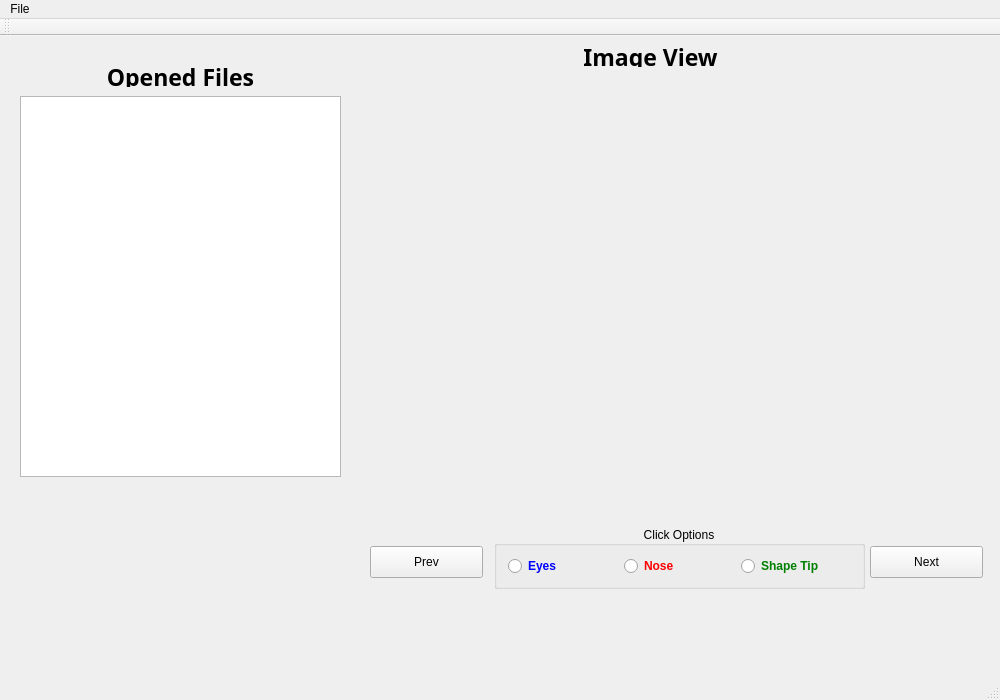
<?xml version="1.0" encoding="UTF-8"?>
<ui version="4.0">
 <class>ImageLabeler</class>
 <widget class="QMainWindow" name="ImageLabeler">
  <property name="geometry">
   <rect>
    <x>0</x>
    <y>0</y>
    <width>1000</width>
    <height>700</height>
   </rect>
  </property>
  <property name="windowTitle">
   <string>Image Labeler</string>
  </property>
  <widget class="QWidget" name="centralWidget">
   <widget class="QPushButton" name="nextImageButton">
    <property name="geometry">
     <rect>
      <x>870</x>
      <y>510</y>
      <width>113</width>
      <height>32</height>
     </rect>
    </property>
    <property name="text">
     <string>Next</string>
    </property>
   </widget>
   <widget class="QPushButton" name="prevImageButton">
    <property name="geometry">
     <rect>
      <x>370</x>
      <y>510</y>
      <width>113</width>
      <height>32</height>
     </rect>
    </property>
    <property name="text">
     <string>Prev</string>
    </property>
   </widget>
   <widget class="QListWidget" name="imageList">
    <property name="geometry">
     <rect>
      <x>20</x>
      <y>60</y>
      <width>321</width>
      <height>381</height>
     </rect>
    </property>
    <property name="dragEnabled">
     <bool>false</bool>
    </property>
    <property name="spacing">
     <number>5</number>
    </property>
    <property name="viewMode">
     <enum>QListView::IconMode</enum>
    </property>
   </widget>
   <widget class="QWidget" name="mplWidget" native="true">
    <property name="geometry">
     <rect>
      <x>380</x>
      <y>40</y>
      <width>581</width>
      <height>461</height>
     </rect>
    </property>
    <layout class="QVBoxLayout" name="mplvl"/>
   </widget>
   <widget class="QGroupBox" name="clickOptionsBox">
    <property name="geometry">
     <rect>
      <x>494</x>
      <y>490</y>
      <width>371</width>
      <height>63</height>
     </rect>
    </property>
    <property name="title">
     <string>Click Options</string>
    </property>
    <property name="alignment">
     <set>Qt::AlignCenter</set>
    </property>
    <property name="flat">
     <bool>false</bool>
    </property>
    <property name="checkable">
     <bool>false</bool>
    </property>
    <layout class="QHBoxLayout" name="horizontalLayout">
     <item>
      <widget class="QRadioButton" name="eyesRadioButton">
       <property name="font">
        <font>
         <weight>75</weight>
         <bold>true</bold>
        </font>
       </property>
       <property name="styleSheet">
        <string notr="true">color: blue;</string>
       </property>
       <property name="text">
        <string>Eyes</string>
       </property>
      </widget>
     </item>
     <item>
      <widget class="QRadioButton" name="noseRadioButton">
       <property name="font">
        <font>
         <weight>75</weight>
         <bold>true</bold>
        </font>
       </property>
       <property name="styleSheet">
        <string notr="true">color:red;</string>
       </property>
       <property name="text">
        <string>Nose</string>
       </property>
      </widget>
     </item>
     <item>
      <widget class="QRadioButton" name="shapeRadioButton">
       <property name="font">
        <font>
         <weight>75</weight>
         <bold>true</bold>
        </font>
       </property>
       <property name="styleSheet">
        <string notr="true">color:green;</string>
       </property>
       <property name="text">
        <string>Shape Tip</string>
       </property>
      </widget>
     </item>
    </layout>
    <zorder>eyesRadioButton</zorder>
    <zorder>noseRadioButton</zorder>
    <zorder>shapeRadioButton</zorder>
    <zorder>shapeRadioButton</zorder>
   </widget>
   <widget class="QLabel" name="label">
    <property name="geometry">
     <rect>
      <x>40</x>
      <y>30</y>
      <width>281</width>
      <height>21</height>
     </rect>
    </property>
    <property name="font">
     <font>
      <family>Diwan Kufi</family>
      <pointsize>17</pointsize>
      <weight>75</weight>
      <bold>true</bold>
      <underline>true</underline>
      <strikeout>false</strikeout>
     </font>
    </property>
    <property name="text">
     <string>Opened Files</string>
    </property>
    <property name="alignment">
     <set>Qt::AlignCenter</set>
    </property>
   </widget>
   <widget class="QLabel" name="label_2">
    <property name="geometry">
     <rect>
      <x>510</x>
      <y>10</y>
      <width>281</width>
      <height>21</height>
     </rect>
    </property>
    <property name="font">
     <font>
      <family>Diwan Kufi</family>
      <pointsize>17</pointsize>
      <weight>75</weight>
      <bold>true</bold>
      <underline>true</underline>
      <strikeout>false</strikeout>
     </font>
    </property>
    <property name="text">
     <string>Image View</string>
    </property>
    <property name="alignment">
     <set>Qt::AlignCenter</set>
    </property>
   </widget>
  </widget>
  <widget class="QMenuBar" name="menuBar">
   <property name="geometry">
    <rect>
     <x>0</x>
     <y>0</y>
     <width>1000</width>
     <height>22</height>
    </rect>
   </property>
   <widget class="QMenu" name="menuFile">
    <property name="title">
     <string>File</string>
    </property>
    <addaction name="actionOpen"/>
    <addaction name="actionOpenDirectory"/>
   </widget>
   <addaction name="menuFile"/>
  </widget>
  <widget class="QToolBar" name="mainToolBar">
   <attribute name="toolBarArea">
    <enum>TopToolBarArea</enum>
   </attribute>
   <attribute name="toolBarBreak">
    <bool>false</bool>
   </attribute>
  </widget>
  <widget class="QStatusBar" name="statusBar"/>
  <action name="actionOpen">
   <property name="text">
    <string>Open File</string>
   </property>
   <property name="shortcut">
    <string>Ctrl+O</string>
   </property>
  </action>
  <action name="actionOpenDirectory">
   <property name="text">
    <string>Open Directory</string>
   </property>
   <property name="shortcut">
    <string>Ctrl+Shift+O</string>
   </property>
  </action>
 </widget>
 <layoutdefault spacing="6" margin="11"/>
 <resources/>
 <connections/>
</ui>
